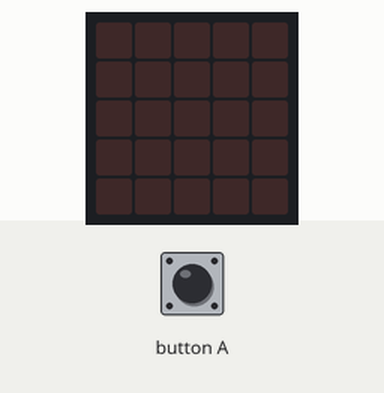
Recording of a program running on a simulated Calliope mini (MakeCode). Parts: the board's 5×5 LED display. Inputs (shaded band) come from the test bench. Random numbers come from a fixed seed.

Above: at 1.2 s.
1.3 s: button A pressed for 0.15 s
At 1.8 s:
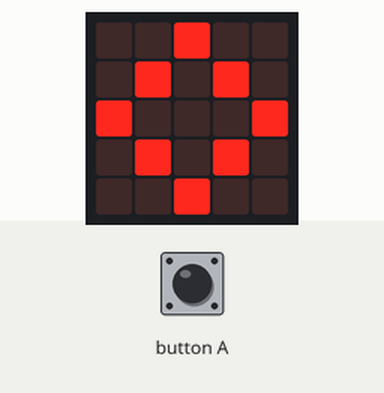
At 4.8 s:
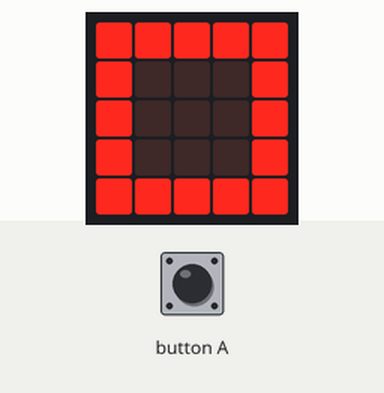
Timing chart, 0 to 6.3 s (numbered marks = the images above; inputs shaded):
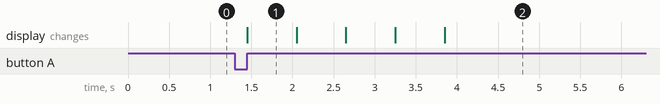

The program:

main.ts
```typescript
input.onButtonEvent(Button.A, input.buttonEventClick(), function () {
    basic.showIcon(IconNames.Diamond)
    basic.showIcon(IconNames.SmallDiamond)
    basic.showIcon(IconNames.Diamond)
    basic.showIcon(IconNames.SmallDiamond)
    if (Math.randomBoolean()) {
        basic.showIcon(IconNames.Skull)
    } else {
        basic.showIcon(IconNames.Square)
    }
})
```

test.ts
```typescript
// Hier kann man Tests durchführen; diese Datei wird nicht kompiliert, wenn dieses Paket als Erweiterung verwendet wird.
```

Measured:
- after the input at 1.3 s, the display: changes after 0.15 s (image 1)
- what the display in image 1 shows lasts 0.6 s, from 1.5 s to 2.1 s
